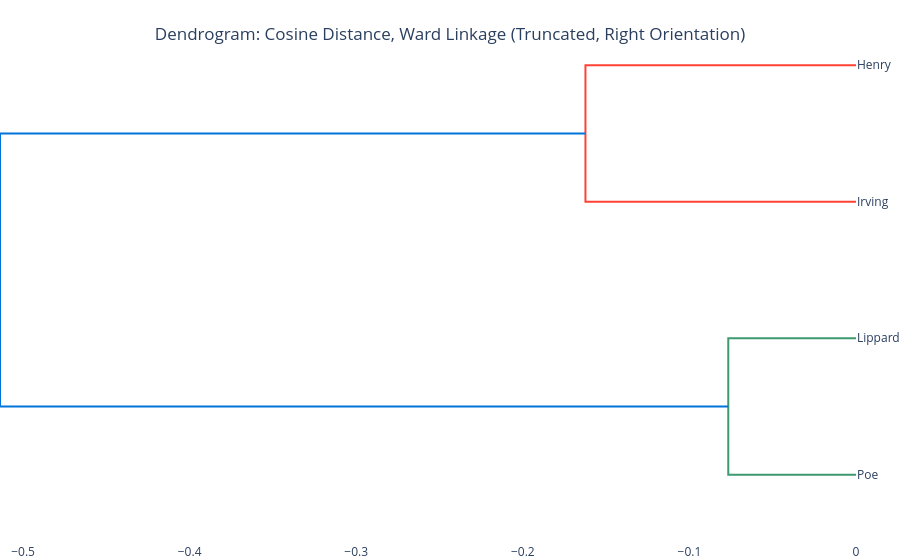

Here is the notebook cell this chart was saved with:
### Markdown cell above
### 7. Customizing Your Visualization: Making the Dendrogram Your Own

 The `lexos` `PlotlyDendrogram` generates an interactive Plotly figure, giving you a lot of flexibility for customization beyond the initial parameters. You can adjust dimensions, orientation, and even control how clusters are colored or truncated.
 
 #### Adjusting Parameters and Truncation
 
 Let's try some different settings to see how they change the dendrogram.

### Code cell
try:
    dendrogram_custom = PlotlyDendrogram()
    dendrogram_custom(
        dtm=dtm,
        labels=labels,
        metric="cosine",      # Using cosine for a different perspective
        method="ward",        # Using ward for compact clusters
        orientation="right",  # Try a different orientation
        color_threshold=0.5,  # Set a threshold to color clusters (experiment with values)
        truncate_mode="lastp",# Show only the last 'p' mergers (default p is often 30 for 'lastp')
        title="Dendrogram: Cosine Distance, Ward Linkage (Truncated, Right Orientation)",
        showfig=True
    )
except LexosException as e:
    print(f"An error occurred: {e}")
except Exception as e:
    print(f"An unexpected error occurred: {e}")

### Figure 1 — Plotly figure (JSON) as saved in the notebook; plotly's stock layout.template omitted (floating-point values rounded to 4 significant figures)
{"data": [{"hoverinfo": "text", "marker": {"color": "rgb(61,153,112)"}, "mode": "lines", "type": "scatter", "x": [-0.0, -0.07667, -0.07667, -0.0], "xaxis": "x", "y": [5.0, 5.0, 15.0, 15.0], "yaxis": "y"}, {"hoverinfo": "text", "marker": {"color": "rgb(255,65,54)"}, "mode": "lines", "type": "scatter", "x": [-0.0, -0.1624, -0.1624, -0.0], "xaxis": "x", "y": [25.0, 25.0, 35.0, 35.0], "yaxis": "y"}, {"hoverinfo": "text", "marker": {"color": "rgb(0,116,217)"}, "mode": "lines", "type": "scatter", "x": [-0.07667, -0.5138, -0.5138, -0.1624], "xaxis": "x", "y": [10.0, 10.0, 30.0, 30.0], "yaxis": "y"}], "layout": {"autosize": false, "height": null, "hovermode": "x", "margin": {"b": 0, "l": 0, "pad": 0, "r": 0, "t": 40}, "paper_bgcolor": "rgba(0, 0, 0, 0)", "plot_bgcolor": "rgba(0, 0, 0, 0)", "showlegend": false, "title": {"text": "Dendrogram: Cosine Distance, Ward Linkage (Truncated, Right Orientation)", "x": 0.5, "xanchor": "center", "y": 0.95, "yanchor": "top"}, "width": null, "xaxis": {"automargin": true, "mirror": "allticks", "rangemode": "tozero", "showgrid": false, "showline": false, "showticklabels": true, "tickangle": 0, "ticks": "", "type": "linear", "zeroline": false}, "yaxis": {"automargin": true, "mirror": "allticks", "rangemode": "tozero", "showgrid": false, "showline": false, "showticklabels": true, "side": "right", "tickangle": 0, "tickmode": "array", "ticks": "", "ticktext": ["Poe", "Lippard", "Irving", "Henry"], "tickvals": [5, 15, 25, 35], "type": "linear", "zeroline": false}}}
